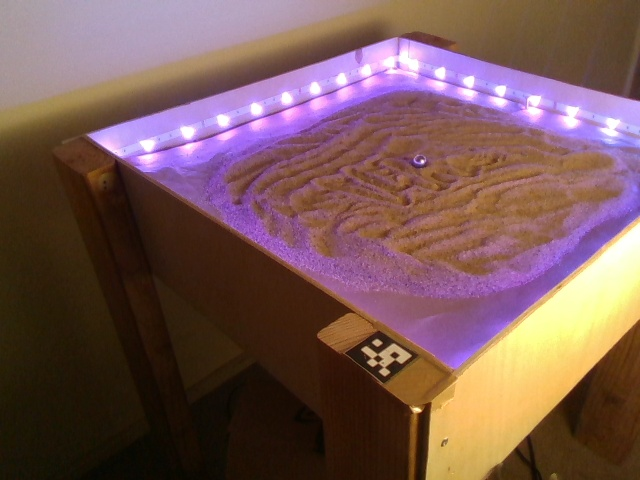
#> input picture TestData/calibration_image0.jpg, 640 x 480 px
$ python -i ball_detector.py   (imports and definitions only)
#> lines starting #> are read from the running program, lines starting #| are printed output that depends on the picture
#> further down, picture is the input picture: shape (480, 640, 3); mean B, G, R 84.6, 87.3, 119
import cv2 as cv
import numpy as np
from matplotlib import pyplot as plt
import os
import pyrealsense2.pyrealsense2 as rs

def get_ball_location(frame):
    # [4 lines of commented-out code are left out]
    blurred_frame = cv.GaussianBlur(frame, (5, 5), 0)
    # [24 lines of commented-out code are left out]

    frame_gray = cv.cvtColor(frame, cv.COLOR_BGR2GRAY)
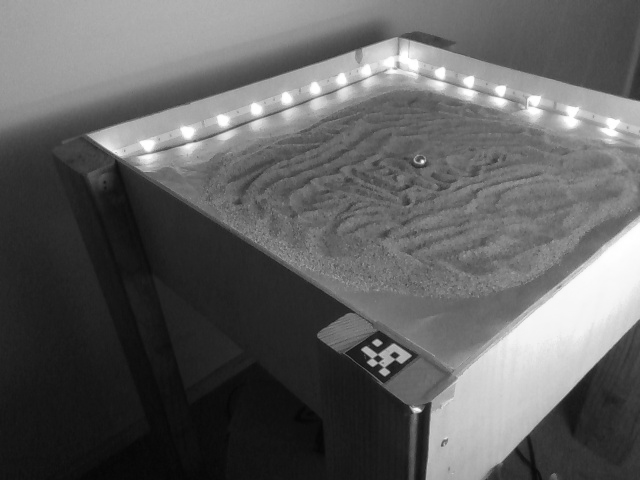
#> frame_gray: shape (480, 640); min 6, max 255, mean 96.5
    minRadius = 26
    counter = 20
    while counter > 0:
        circles = cv.HoughCircles(frame_gray, cv.HOUGH_GRADIENT, 1, 20, param1=100, param2=100, minRadius=minRadius, maxRadius=100)
#> circles = None
        print("done applying circles")
        if circles is not None and len(circles[0]) == 1:
            print("circles are")
            print(circles)
            for x, y, r in circles[0]:
                cv.circle(frame_gray, (x, y), r, (0, 255, 0), thickness=2)
            break
        else:
            print(circles)
#| None
            print(minRadius)
            if circles is None or len(circles[0]) == 1:
                minRadius -= 1
            else:
                minRadius += 1
        counter -= 1
        cv.imshow('frame_gray', frame_gray)

# [28 lines not run here, left out]

>>> import cv2
>>> picture = cv2.imread('../TestData/calibration_image0.jpg')
>>> result = get_ball_location(picture)
